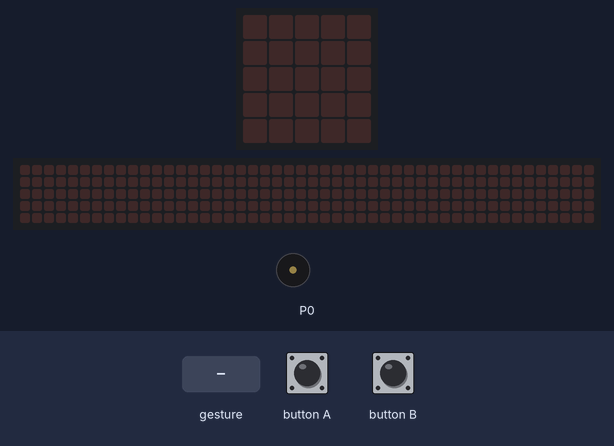
This program was run on a simulated BBC micro:bit (MakeCode). Shown: the board's 5×5 LED display, a strip that is not on the board, showing the scrolling text unrolled, buzzer (waves = sounding). The inputs (shaded band) are chosen by the test bench. A tilt is held for 1.5 s and a shake lasts 1 s, then the board lies face up again; the 48×5 strip is a reading aid, not a part: it shows the text the display is scrolling, unrolled, one strip-width of it at a time.

Above: at 1.2 s.
1.3 s: gesture 'shake'
At 4.1 s:
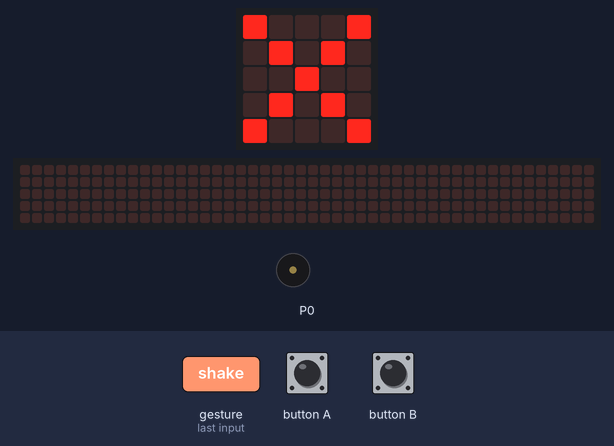
4.3 s: button A pressed for 0.15 s
At 6.92 s:
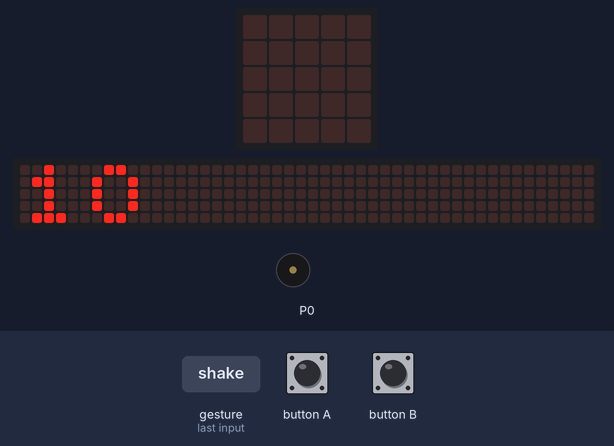
7.3 s: button B pressed for 0.15 s
At 7.6 s:
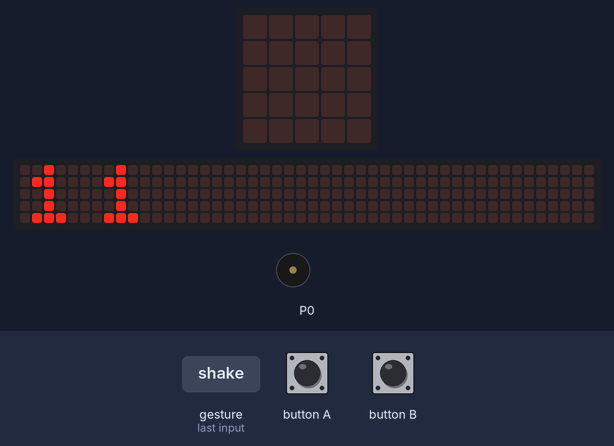
10.3 s: gesture 'shake'
At 10.87 s:
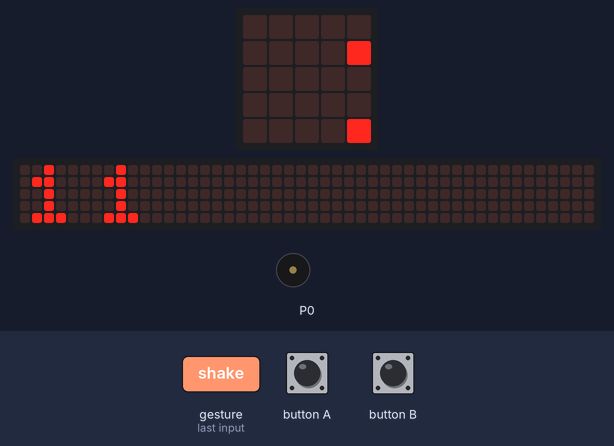
13.3 s: button A pressed for 0.15 s
At 15.92 s:
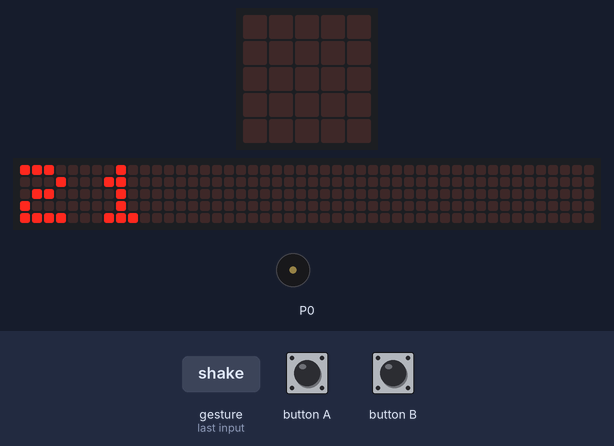
Timing chart, 0 to 17.3 s (numbered marks = the images above; inputs shaded):
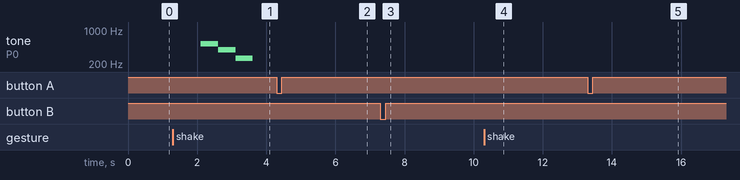

Measured:
- after the input at 1.3 s, tone on P0: silent → 523 Hz after 0.80 s, → 392 Hz 0.51 s later, → 262 Hz 0.51 s later, → silent 0.50 s later; the display: changes after 0.20 s (image 1)
- after the input at 4.3 s, the display: first changes after 0.15 s (image 2 shows a later state)
- after the input at 7.3 s, the display: changes after 0.15 s (image 3)
- after the input at 10.3 s, the display: first changes after 0.20 s (image 4 shows a later state)
- what the display in image 2 shows lasts 0.5 s, from 6.7 s to 7.2 s

The program:

main.ts
```typescript
input.onButtonPressed(Button.A, function () {
    if (Seconds < 50) {
        Seconds += 10
        basic.showNumber(Seconds)
        basic.clearScreen()
    }
})
input.onGesture(Gesture.Shake, function () {
    while (Seconds > 0) {
        basic.showNumber(Seconds)
        basic.pause(1000)
        Seconds += 0 - 1
    }
    basic.showIcon(IconNames.No)
    music.playMelody("C5 G C - - - - - ", 120)
})
input.onButtonPressed(Button.B, function () {
    if (Seconds < 60) {
        Seconds += 1
        basic.showNumber(Seconds)
        basic.clearScreen()
    }
})
let Seconds = 0
Seconds = 0
```

test.ts
```typescript
// i test vanno qui; questi non saranno compilati quando questo pacchetto viene usato come estensione.
```
